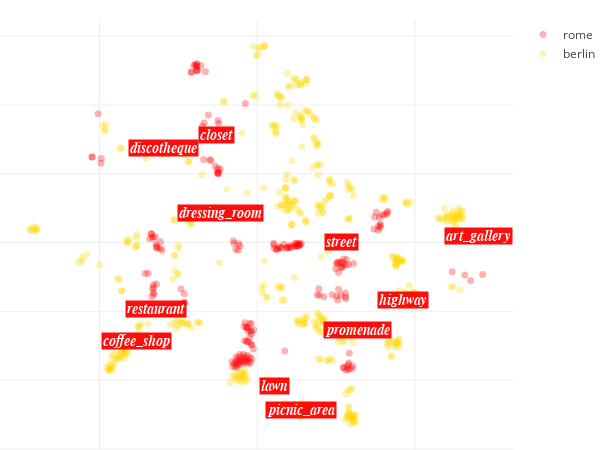

Notebook source saved alongside this figure:
### Code cell
def locations_scatter_plot(locs_x, locs_y, 
                           opposite_locs_x,opposite_locs_y,
                          locs_labels, opposite_locs_labels):
    MARKER_OPACITY = 0.3
    PLOT_HEIGHT = 450
    PLOT_WIDTH = 600
    TARGET_COLOR = 'red'#'turquoise'#'#ff4848'
    OPPOSITE_COLOR = 'gold'#'lightskyblue'#'gold'
    MARGIN = dict(l=0, r=30, b=0, t=20)
    
    
    def create_scatter(x, y, colors, labels, name, marker):
        return go.Scatter(x=x, y=y,
                          mode='markers',
                          hoverinfo='text', 
                          text=labels, name=name,
                          marker=dict(size=7, symbol=marker, opacity=MARKER_OPACITY, 
                                       color=colors))
    
    annotations = []
    
    for l, x, y in zip(tag_labels, [x[0] for x in tag_labels_coordinates], 
                       [x[1] for x in tag_labels_coordinates]):
        annotations.append(
            go.Annotation(
                x = x, y = y, 
                xanchor = "center",
                showarrow = False, opacity=0.95,
                text = "<i><b>{}".format(l),#"<b><i>{}".format(l),
                bgcolor=TARGET_COLOR, # 414141
                font = dict(size = 14, color = 'white', family='arial')))
    
    data = [create_scatter(locs_x, locs_y, TARGET_COLOR, 
                           locs_labels, CITY, None),
            create_scatter(opposite_locs_x, opposite_locs_y, 
                           OPPOSITE_COLOR, opposite_locs_labels, 
                           opposite_city, None)]

    axis_style = dict(showticklabels=False, zeroline=False)
    layout = go.Layout(height=PLOT_HEIGHT, width=PLOT_WIDTH,
                        margin=MARGIN, hovermode='closest',
                        xaxis=axis_style, yaxis=axis_style)
    
    fig = go.Figure(data=data, layout=layout)
    fig['layout']['annotations'] = annotations
    py.iplot(fig, show_link=False)


locations_scatter_plot(np.array(visual_data[0])[indexes_target],
                       np.array(visual_data[1])[indexes_target], 
                       np.array(visual_data[0])[indexes_opposite],
                       np.array(visual_data[1])[indexes_opposite],
                       labels[indexes_target], labels[indexes_opposite])

### Figure 1 — Plotly figure (JSON) as saved in the notebook; plotly's stock layout.template omitted (floating-point values rounded to 4 significant figures; data arrays with more than 128 entries replaced by an {"elided": "..."} marker saying what was removed)
{"data": [{"hoverinfo": "text", "marker": {"color": "red", "opacity": 0.3, "size": 7}, "mode": "markers", "name": "rome", "text": {"elided": "210 str values"}, "type": "scatter", "uid": "eabee388-2b0b-11e9-89ed-3c15c2cf2370", "x": {"elided": "210 float values"}, "y": {"elided": "210 float values"}}, {"hoverinfo": "text", "marker": {"color": "gold", "opacity": 0.3, "size": 7}, "mode": "markers", "name": "berlin", "text": {"elided": "498 str values"}, "type": "scatter", "uid": "eac18a18-2b0b-11e9-9841-3c15c2cf2370", "x": {"elided": "498 float values"}, "y": {"elided": "498 float values"}}], "layout": {"annotations": [{"bgcolor": "red", "font": {"color": "white", "family": "arial", "size": 14}, "opacity": 0.95, "showarrow": false, "text": "<i><b>restaurant", "x": -31.93, "xanchor": "center", "y": -19.35}, {"bgcolor": "red", "font": {"color": "white", "family": "arial", "size": 14}, "opacity": 0.95, "showarrow": false, "text": "<i><b>street", "x": 26.74, "xanchor": "center", "y": 0.2665}, {"bgcolor": "red", "font": {"color": "white", "family": "arial", "size": 14}, "opacity": 0.95, "showarrow": false, "text": "<i><b>discotheque", "x": -29.82, "xanchor": "center", "y": 27.62}, {"bgcolor": "red", "font": {"color": "white", "family": "arial", "size": 14}, "opacity": 0.95, "showarrow": false, "text": "<i><b>promenade", "x": 31.82, "xanchor": "center", "y": -25.31}, {"bgcolor": "red", "font": {"color": "white", "family": "arial", "size": 14}, "opacity": 0.95, "showarrow": false, "text": "<i><b>art_gallery", "x": 70.07, "xanchor": "center", "y": 2.0}, {"bgcolor": "red", "font": {"color": "white", "family": "arial", "size": 14}, "opacity": 0.95, "showarrow": false, "text": "<i><b>dressing_room", "x": -11.68, "xanchor": "center", "y": 8.47}, {"bgcolor": "red", "font": {"color": "white", "family": "arial", "size": 14}, "opacity": 0.95, "showarrow": false, "text": "<i><b>picnic_area", "x": 13.86, "xanchor": "center", "y": -48.8}, {"bgcolor": "red", "font": {"color": "white", "family": "arial", "size": 14}, "opacity": 0.95, "showarrow": false, "text": "<i><b>closet", "x": -12.79, "xanchor": "center", "y": 31.35}, {"bgcolor": "red", "font": {"color": "white", "family": "arial", "size": 14}, "opacity": 0.95, "showarrow": false, "text": "<i><b>lawn", "x": 5.396, "xanchor": "center", "y": -41.86}, {"bgcolor": "red", "font": {"color": "white", "family": "arial", "size": 14}, "opacity": 0.95, "showarrow": false, "text": "<i><b>highway", "x": 46.03, "xanchor": "center", "y": -16.7}, {"bgcolor": "red", "font": {"color": "white", "family": "arial", "size": 14}, "opacity": 0.95, "showarrow": false, "text": "<i><b>coffee_shop", "x": -38.33, "xanchor": "center", "y": -28.72}], "height": 450, "hovermode": "closest", "margin": {"b": 0, "l": 0, "r": 30, "t": 20}, "width": 600, "xaxis": {"showticklabels": false, "zeroline": false}, "yaxis": {"showticklabels": false, "zeroline": false}}}
